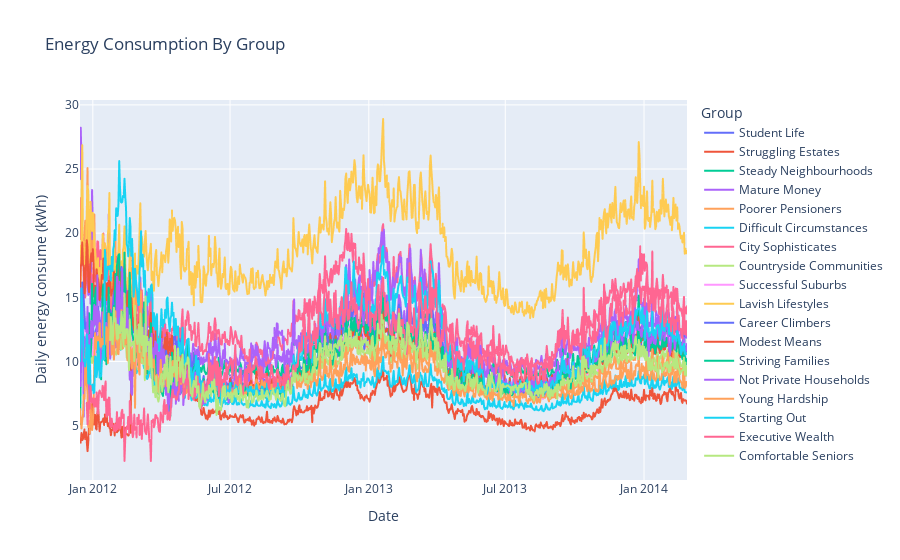

Write notebook code for a chart like this one.
### Code cell
#Energy Consumption Behavior By Group
fig = px.line(daily_consumption_group,
              x="date_",
              y="day_avg_consumption",
              labels=dict(date_="Date", day_avg_consumption="Daily energy consume (kWh)",acorn_group_detail='Group'),
              hover_data={"date_": "|%B %d, %Y"},
              color='acorn_group_detail',
              title="Energy Consumption By Group"
    )

fig.show()

### Figure 1 — Plotly figure (JSON) as saved in the notebook; plotly's stock layout.template omitted (floating-point values rounded to 4 significant figures; data arrays with more than 128 entries replaced by an {"elided": "..."} marker saying what was removed)
{"data": [{"hovertemplate": "Group=Student Life<br>Date=%{x|%B %d, %Y}<br>Daily energy consume (kWh)=%{y}<extra></extra>", "legendgroup": "Student Life", "line": {"color": "#636efa", "dash": "solid"}, "marker": {"symbol": "circle"}, "mode": "lines", "name": "Student Life", "showlegend": true, "type": "scattergl", "x": {"elided": "806 str values"}, "xaxis": "x", "y": {"elided": "806 float values"}, "yaxis": "y"}, {"hovertemplate": "Group=Struggling Estates<br>Date=%{x|%B %d, %Y}<br>Daily energy consume (kWh)=%{y}<extra></extra>", "legendgroup": "Struggling Estates", "line": {"color": "#EF553B", "dash": "solid"}, "marker": {"symbol": "circle"}, "mode": "lines", "name": "Struggling Estates", "showlegend": true, "type": "scattergl", "x": {"elided": "806 str values"}, "xaxis": "x", "y": {"elided": "806 float values"}, "yaxis": "y"}, {"hovertemplate": "Group=Steady Neighbourhoods <br>Date=%{x|%B %d, %Y}<br>Daily energy consume (kWh)=%{y}<extra></extra>", "legendgroup": "Steady Neighbourhoods ", "line": {"color": "#00cc96", "dash": "solid"}, "marker": {"symbol": "circle"}, "mode": "lines", "name": "Steady Neighbourhoods ", "showlegend": true, "type": "scattergl", "x": {"elided": "806 str values"}, "xaxis": "x", "y": {"elided": "806 float values"}, "yaxis": "y"}, {"hovertemplate": "Group=Mature Money<br>Date=%{x|%B %d, %Y}<br>Daily energy consume (kWh)=%{y}<extra></extra>", "legendgroup": "Mature Money", "line": {"color": "#ab63fa", "dash": "solid"}, "marker": {"symbol": "circle"}, "mode": "lines", "name": "Mature Money", "showlegend": true, "type": "scattergl", "x": {"elided": "806 str values"}, "xaxis": "x", "y": {"elided": "806 float values"}, "yaxis": "y"}, {"hovertemplate": "Group=Poorer Pensioners<br>Date=%{x|%B %d, %Y}<br>Daily energy consume (kWh)=%{y}<extra></extra>", "legendgroup": "Poorer Pensioners", "line": {"color": "#FFA15A", "dash": "solid"}, "marker": {"symbol": "circle"}, "mode": "lines", "name": "Poorer Pensioners", "showlegend": true, "type": "scattergl", "x": {"elided": "806 str values"}, "xaxis": "x", "y": {"elided": "806 float values"}, "yaxis": "y"}, {"hovertemplate": "Group=Difficult Circumstances<br>Date=%{x|%B %d, %Y}<br>Daily energy consume (kWh)=%{y}<extra></extra>", "legendgroup": "Difficult Circumstances", "line": {"color": "#19d3f3", "dash": "solid"}, "marker": {"symbol": "circle"}, "mode": "lines", "name": "Difficult Circumstances", "showlegend": true, "type": "scattergl", "x": {"elided": "806 str values"}, "xaxis": "x", "y": {"elided": "806 float values"}, "yaxis": "y"}, {"hovertemplate": "Group=City Sophisticates<br>Date=%{x|%B %d, %Y}<br>Daily energy consume (kWh)=%{y}<extra></extra>", "legendgroup": "City Sophisticates", "line": {"color": "#FF6692", "dash": "solid"}, "marker": {"symbol": "circle"}, "mode": "lines", "name": "City Sophisticates", "showlegend": true, "type": "scattergl", "x": {"elided": "806 str values"}, "xaxis": "x", "y": {"elided": "806 float values"}, "yaxis": "y"}, {"hovertemplate": "Group=Countryside Communities<br>Date=%{x|%B %d, %Y}<br>Daily energy consume (kWh)=%{y}<extra></extra>", "legendgroup": "Countryside Communities", "line": {"color": "#B6E880", "dash": "solid"}, "marker": {"symbol": "circle"}, "mode": "lines", "name": "Countryside Communities", "showlegend": true, "type": "scattergl", "x": {"elided": "806 str values"}, "xaxis": "x", "y": {"elided": "806 float values"}, "yaxis": "y"}, {"hovertemplate": "Group=Successful Suburbs<br>Date=%{x|%B %d, %Y}<br>Daily energy consume (kWh)=%{y}<extra></extra>", "legendgroup": "Successful Suburbs", "line": {"color": "#FF97FF", "dash": "solid"}, "marker": {"symbol": "circle"}, "mode": "lines", "name": "Successful Suburbs", "showlegend": true, "type": "scattergl", "x": {"elided": "806 str values"}, "xaxis": "x", "y": {"elided": "806 float values"}, "yaxis": "y"}, {"hovertemplate": "Group=Lavish Lifestyles<br>Date=%{x|%B %d, %Y}<br>Daily energy consume (kWh)=%{y}<extra></extra>", "legendgroup": "Lavish Lifestyles", "line": {"color": "#FECB52", "dash": "solid"}, "marker": {"symbol": "circle"}, "mode": "lines", "name": "Lavish Lifestyles", "showlegend": true, "type": "scattergl", "x": {"elided": "806 str values"}, "xaxis": "x", "y": {"elided": "806 float values"}, "yaxis": "y"}, {"hovertemplate": "Group=Career Climbers<br>Date=%{x|%B %d, %Y}<br>Daily energy consume (kWh)=%{y}<extra></extra>", "legendgroup": "Career Climbers", "line": {"color": "#636efa", "dash": "solid"}, "marker": {"symbol": "circle"}, "mode": "lines", "name": "Career Climbers", "showlegend": true, "type": "scattergl", "x": {"elided": "806 str values"}, "xaxis": "x", "y": {"elided": "806 float values"}, "yaxis": "y"}, {"hovertemplate": "Group=Modest Means<br>Date=%{x|%B %d, %Y}<br>Daily energy consume (kWh)=%{y}<extra></extra>", "legendgroup": "Modest Means", "line": {"color": "#EF553B", "dash": "solid"}, "marker": {"symbol": "circle"}, "mode": "lines", "name": "Modest Means", "showlegend": true, "type": "scattergl", "x": {"elided": "806 str values"}, "xaxis": "x", "y": {"elided": "806 float values"}, "yaxis": "y"}, {"hovertemplate": "Group=Striving Families<br>Date=%{x|%B %d, %Y}<br>Daily energy consume (kWh)=%{y}<extra></extra>", "legendgroup": "Striving Families", "line": {"color": "#00cc96", "dash": "solid"}, "marker": {"symbol": "circle"}, "mode": "lines", "name": "Striving Families", "showlegend": true, "type": "scattergl", "x": {"elided": "806 str values"}, "xaxis": "x", "y": {"elided": "806 float values"}, "yaxis": "y"}, {"hovertemplate": "Group=Not Private Households<br>Date=%{x|%B %d, %Y}<br>Daily energy consume (kWh)=%{y}<extra></extra>", "legendgroup": "Not Private Households", "line": {"color": "#ab63fa", "dash": "solid"}, "marker": {"symbol": "circle"}, "mode": "lines", "name": "Not Private Households", "showlegend": true, "type": "scattergl", "x": {"elided": "806 str values"}, "xaxis": "x", "y": {"elided": "806 float values"}, "yaxis": "y"}, {"hovertemplate": "Group=Young Hardship<br>Date=%{x|%B %d, %Y}<br>Daily energy consume (kWh)=%{y}<extra></extra>", "legendgroup": "Young Hardship", "line": {"color": "#FFA15A", "dash": "solid"}, "marker": {"symbol": "circle"}, "mode": "lines", "name": "Young Hardship", "showlegend": true, "type": "scattergl", "x": {"elided": "806 str values"}, "xaxis": "x", "y": {"elided": "806 float values"}, "yaxis": "y"}, {"hovertemplate": "Group=Starting Out<br>Date=%{x|%B %d, %Y}<br>Daily energy consume (kWh)=%{y}<extra></extra>", "legendgroup": "Starting Out", "line": {"color": "#19d3f3", "dash": "solid"}, "marker": {"symbol": "circle"}, "mode": "lines", "name": "Starting Out", "showlegend": true, "type": "scattergl", "x": {"elided": "806 str values"}, "xaxis": "x", "y": {"elided": "806 float values"}, "yaxis": "y"}, {"hovertemplate": "Group=Executive Wealth<br>Date=%{x|%B %d, %Y}<br>Daily energy consume (kWh)=%{y}<extra></extra>", "legendgroup": "Executive Wealth", "line": {"color": "#FF6692", "dash": "solid"}, "marker": {"symbol": "circle"}, "mode": "lines", "name": "Executive Wealth", "showlegend": true, "type": "scattergl", "x": {"elided": "797 str values"}, "xaxis": "x", "y": {"elided": "797 float values"}, "yaxis": "y"}, {"hovertemplate": "Group=Comfortable Seniors<br>Date=%{x|%B %d, %Y}<br>Daily energy consume (kWh)=%{y}<extra></extra>", "legendgroup": "Comfortable Seniors", "line": {"color": "#B6E880", "dash": "solid"}, "marker": {"symbol": "circle"}, "mode": "lines", "name": "Comfortable Seniors", "showlegend": true, "type": "scattergl", "x": {"elided": "766 str values"}, "xaxis": "x", "y": {"elided": "766 float values"}, "yaxis": "y"}], "layout": {"legend": {"title": {"text": "Group"}, "tracegroupgap": 0}, "title": {"text": "Energy Consumption By Group"}, "xaxis": {"anchor": "y", "domain": [0, 1], "title": {"text": "Date"}}, "yaxis": {"anchor": "x", "domain": [0, 1], "title": {"text": "Daily energy consume (kWh)"}}}}
